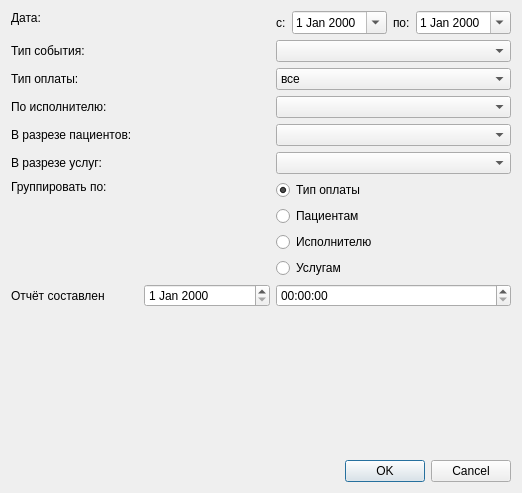
<?xml version="1.0" encoding="UTF-8"?>
<ui version="4.0">
 <class>ReportPaidServicesDialog</class>
 <widget class="QDialog" name="ReportPaidServicesDialog">
  <property name="geometry">
   <rect>
    <x>0</x>
    <y>0</y>
    <width>522</width>
    <height>493</height>
   </rect>
  </property>
  <property name="windowTitle">
   <string>параметры отчёта</string>
  </property>
  <layout class="QGridLayout" name="gridLayout">
   <item row="0" column="2">
    <widget class="QWidget" name="widget" native="true">
     <layout class="QHBoxLayout" name="horizontalLayout">
      <property name="margin">
       <number>0</number>
      </property>
      <item>
       <widget class="QLabel" name="label">
        <property name="text">
         <string>с:</string>
        </property>
       </widget>
      </item>
      <item>
       <widget class="CDateEdit" name="edtBegDate">
        <property name="calendarPopup">
         <bool>true</bool>
        </property>
       </widget>
      </item>
      <item>
       <widget class="QLabel" name="label_2">
        <property name="text">
         <string>по:</string>
        </property>
       </widget>
      </item>
      <item>
       <widget class="CDateEdit" name="edtEndDate">
        <property name="calendarPopup">
         <bool>true</bool>
        </property>
       </widget>
      </item>
     </layout>
    </widget>
   </item>
   <item row="6" column="2">
    <widget class="QWidget" name="widget_2" native="true">
     <layout class="QVBoxLayout" name="verticalLayout">
      <property name="margin">
       <number>0</number>
      </property>
      <item>
       <widget class="QRadioButton" name="rbPayment">
        <property name="text">
         <string>Тип оплаты</string>
        </property>
        <property name="checked">
         <bool>true</bool>
        </property>
       </widget>
      </item>
      <item>
       <widget class="QRadioButton" name="rbPatient">
        <property name="text">
         <string>Пациентам</string>
        </property>
       </widget>
      </item>
      <item>
       <widget class="QRadioButton" name="rbPerson">
        <property name="text">
         <string>Исполнителю</string>
        </property>
       </widget>
      </item>
      <item>
       <widget class="QRadioButton" name="rbService">
        <property name="text">
         <string>Услугам</string>
        </property>
       </widget>
      </item>
     </layout>
    </widget>
   </item>
   <item row="5" column="2">
    <widget class="CRBServiceComboBox" name="cmbService"/>
   </item>
   <item row="9" column="0" colspan="3">
    <widget class="QDialogButtonBox" name="buttonBox">
     <property name="orientation">
      <enum>Qt::Horizontal</enum>
     </property>
     <property name="standardButtons">
      <set>QDialogButtonBox::Cancel|QDialogButtonBox::Ok</set>
     </property>
    </widget>
   </item>
   <item row="2" column="2">
    <widget class="QComboBox" name="cmbTypePayment">
     <property name="currentIndex">
      <number>0</number>
     </property>
     <item>
      <property name="text">
       <string>все</string>
      </property>
     </item>
     <item>
      <property name="text">
       <string>наличный</string>
      </property>
     </item>
     <item>
      <property name="text">
       <string>безналичный</string>
      </property>
     </item>
     <item>
      <property name="text">
       <string>по реквизитам</string>
      </property>
     </item>
    </widget>
   </item>
   <item row="0" column="0">
    <widget class="QLabel" name="lblDate">
     <property name="text">
      <string>Дата:</string>
     </property>
     <property name="alignment">
      <set>Qt::AlignLeading|Qt::AlignLeft|Qt::AlignTop</set>
     </property>
     <property name="buddy">
      <cstring>edtBegDate</cstring>
     </property>
    </widget>
   </item>
   <item row="4" column="2">
    <widget class="CClientComboBox" name="cmbPatient"/>
   </item>
   <item row="2" column="0">
    <widget class="QLabel" name="lblTypePayment">
     <property name="text">
      <string>Тип оплаты:</string>
     </property>
    </widget>
   </item>
   <item row="5" column="0">
    <widget class="QLabel" name="lblService">
     <property name="text">
      <string>В разрезе услуг:</string>
     </property>
    </widget>
   </item>
   <item row="8" column="0">
    <spacer name="verticalSpacer">
     <property name="orientation">
      <enum>Qt::Vertical</enum>
     </property>
     <property name="sizeHint" stdset="0">
      <size>
       <width>20</width>
       <height>40</height>
      </size>
     </property>
    </spacer>
   </item>
   <item row="4" column="0">
    <widget class="QLabel" name="lblPatient">
     <property name="text">
      <string>В разрезе пациентов:</string>
     </property>
    </widget>
   </item>
   <item row="1" column="0">
    <widget class="QLabel" name="lblEventType">
     <property name="text">
      <string>Тип события:</string>
     </property>
    </widget>
   </item>
   <item row="1" column="2">
    <widget class="CRBMultivalueComboBox" name="cmbEventType"/>
   </item>
   <item row="3" column="0">
    <widget class="QLabel" name="lblLab">
     <property name="text">
      <string>По исполнителю:</string>
     </property>
    </widget>
   </item>
   <item row="6" column="0">
    <widget class="QLabel" name="lblGroupBy">
     <property name="text">
      <string>Группировать по:</string>
     </property>
     <property name="alignment">
      <set>Qt::AlignLeading|Qt::AlignLeft|Qt::AlignTop</set>
     </property>
    </widget>
   </item>
   <item row="7" column="0">
    <widget class="QLabel" name="lblCustomDateTime">
     <property name="text">
      <string>Отчёт составлен</string>
     </property>
    </widget>
   </item>
   <item row="7" column="1">
    <widget class="QDateEdit" name="edtCustomDate"/>
   </item>
   <item row="7" column="2">
    <widget class="QTimeEdit" name="edtCustomTime"/>
   </item>
   <item row="3" column="2">
    <widget class="CPersonComboBoxEx" name="cmbPerson">
     <property name="enabled">
      <bool>true</bool>
     </property>
    </widget>
   </item>
  </layout>
 </widget>
 <customwidgets>
  <customwidget>
   <class>CDateEdit</class>
   <extends>QDateEdit</extends>
   <header>library/DateEdit</header>
  </customwidget>
  <customwidget>
   <class>CClientComboBox</class>
   <extends>QComboBox</extends>
   <header>library/ClientComboBox.h</header>
  </customwidget>
  <customwidget>
   <class>CRBServiceComboBox</class>
   <extends>QComboBox</extends>
   <header>RefBooks/Service/RBServiceComboBox</header>
  </customwidget>
  <customwidget>
   <class>CRBMultivalueComboBox</class>
   <extends>QComboBox</extends>
   <header location="global">library/MultivalueComboBox.h</header>
  </customwidget>
  <customwidget>
   <class>CPersonComboBoxEx</class>
   <extends>QComboBox</extends>
   <header>Orgs/PersonComboBoxEx.h</header>
  </customwidget>
 </customwidgets>
 <resources/>
 <connections>
  <connection>
   <sender>buttonBox</sender>
   <signal>accepted()</signal>
   <receiver>ReportPaidServicesDialog</receiver>
   <slot>accept()</slot>
   <hints>
    <hint type="sourcelabel">
     <x>248</x>
     <y>254</y>
    </hint>
    <hint type="destinationlabel">
     <x>157</x>
     <y>274</y>
    </hint>
   </hints>
  </connection>
  <connection>
   <sender>buttonBox</sender>
   <signal>rejected()</signal>
   <receiver>ReportPaidServicesDialog</receiver>
   <slot>reject()</slot>
   <hints>
    <hint type="sourcelabel">
     <x>316</x>
     <y>260</y>
    </hint>
    <hint type="destinationlabel">
     <x>286</x>
     <y>274</y>
    </hint>
   </hints>
  </connection>
 </connections>
</ui>
